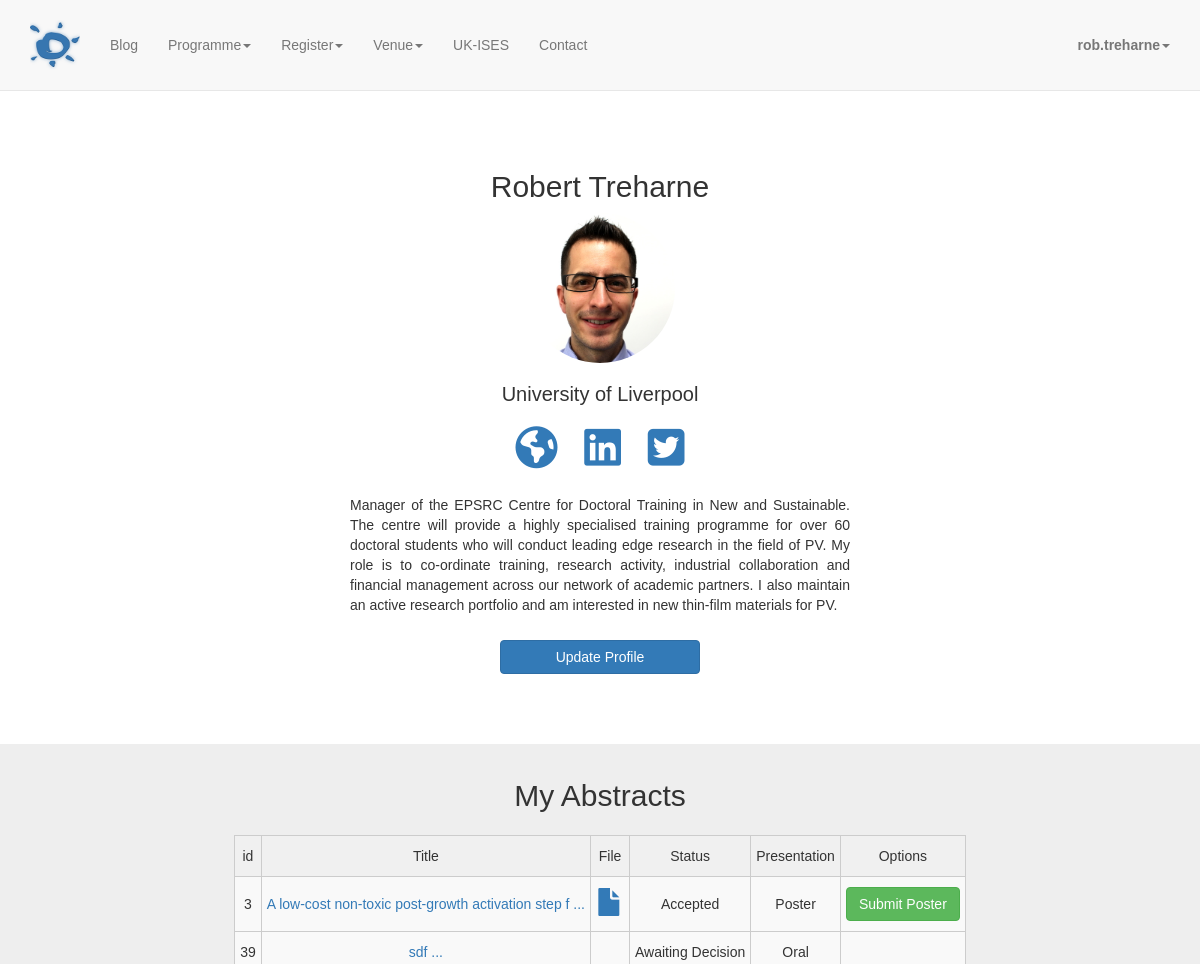
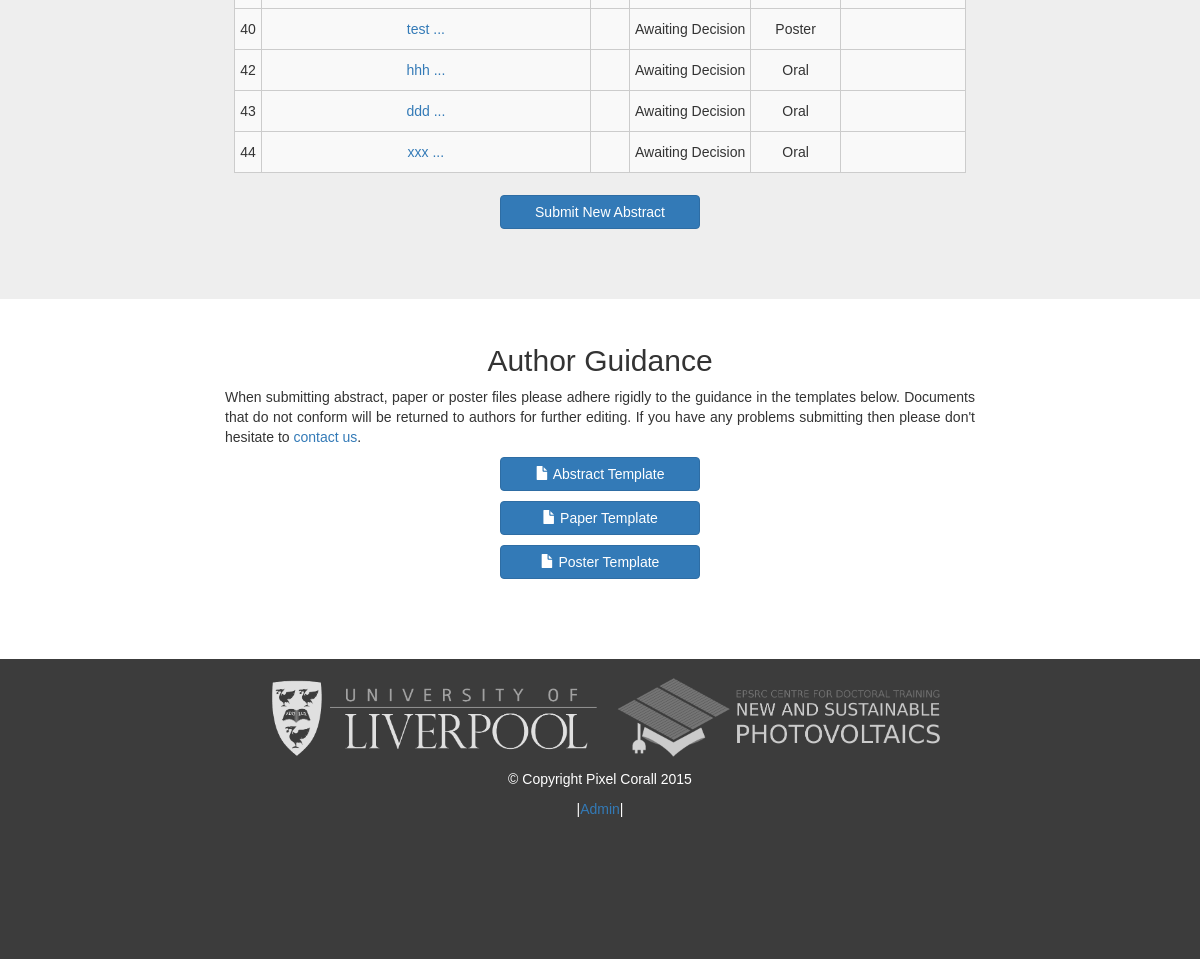
The page /authors/dashboard/ (signed in) on the database its author committed (2 pictures, top to bottom).
### authors/models.py (models this page shows, shortened)
class UserProfile(models.Model):
    user = models.OneToOneField(User)
    affiliation = models.CharField(max_length=128, blank = True)
    picture = ImageField(upload_to='user_images', default='static/img/avatar.png')
    url = models.URLField(blank=True)
    linkedin = models.URLField(blank=True)
    twitter = models.URLField(blank=True)
    bio = models.TextField(max_length=2000, blank=True)

class Abstract(models.Model):
    author = models.ForeignKey(UserProfile)
    title = models.CharField(max_length=1000)
    abstract = models.TextField(max_length=5000)
    upload = models.FileField(upload_to='abstract_uploads', blank=True)
    theme = models.ManyToManyField(Theme)
    unique_id = models.CharField(max_length=11,null=True, blank=True, unique=True)
    DELIVERY_CHOICE = (('Oral', 'Oral'), ('Poster', 'Poster'))
    delivery = models.CharField(max_length=6, choices=DELIVERY_CHOICE, default='Oral')
    STATUS = (('Awaiting Decision', 'Awaiting decision'), ('Accepted', 'Accept'), ('Rejected', 'Reject') )
    status = models.CharField(max_length=25, choices=STATUS, default='Awaiting Decision')
    date = models.DateTimeField(default=timezone.datetime.today())

### authors/views.py (the view)
@login_required
def dashboard(request):
    user = request.user
    profile = UserProfile.objects.get(user_id=user.id)
    abstracts = Abstract.objects.filter(author=profile)
    return render(request, 'dashboard.html', {'user':user, 'profile': profile, 'abstracts': abstracts})

### authors/templates/dashboard.html
{% extends 'base.html' %}
{% load thumbnail %}
{% block content %}
    <section id="register" class="dashboard-profile-section">
        <div class="container">
            <div class="row">
                <div class="col-lg-12">
					<h2>{{user.first_name}} {{user.last_name}}</h2>
					{% thumbnail profile.picture "150x150" crop="center" as im %}
					<img class="profile-pic-lg" src="{{im.url}}" name="{{user.first_name}} {{user.last_name}}">
					{% endthumbnail %}
					<h3>{{profile.affiliation}}</h3>
					<p>
						{% if profile.url %}
						<a href="{{profile.url}}" target="_blank"><i class="fa fa-globe fa-3x"></i></a>
						{% endif %}
						{% if profile.linkedin %}
						<a href="{{profile.linkedin}}" target="_blank"><i class="fa fa-linkedin-square fa-3x"></i></a>
						{% endif %}
						{% if profile.twitter %}
						<a href="{{profile.twitter}}" target="_blank"><i class="fa fa-twitter-square fa-3x"></i></a>
						{% endif %}
					</p>
					{% if profile.bio %}
					<p class="bio">{{profile.bio}}</p>
					{% endif %}
					<div class="col-lg-12 center">
						<a class="btn btn-primary page-scroll" href="{% url 'update_profile' %}">Update Profile</a>
					</div>
				</div>
			</div>
		</div>
	</section>
    <section id="abstracts" class="dashboard-abstract-section">
        <div class="container">
            <div class="row">
                <div class="col-lg-12">
					<h2>My Abstracts</h2>
					{% if abstracts %}
						<table class="tg">
						  <tr>
							<th class="tg-031e">id</th>
							<th class="tg-031e">Title</th>
							<th class="tg-031e">File</th>
							<th class="tg-031e">Status</th>
							<th class="tg-031e">Presentation</th>
							<th class="tg-031e">Options</th>
						  </tr>
						{% for abstract in abstracts %}
						  <tr>
							  <td class="tg-4eph">{{abstract.id}}</td>
							  <td class="tg-4eph"><a href="/programme/abstracts/{{abstract.id}}">{{abstract.title|slice:":50"}} ...</a></td>
							  <td class="tg-4eph">
								  {% if abstract.upload %}
								  <a href="/media/{{abstract.upload}}" target="_blank" >
									  <span class="glyphicon glyphicon-file"></span>
								  </a>
								  {% endif %}
							  </td>
							  <td class="tg-4eph">{{abstract.status}}</td>
							  <td class="tg-4eph">{{abstract.delivery}}</td>
							  <td class="tg-4eph">
								  {% if abstract.status == 'Accepted' %}
								      {% if abstract.delivery == 'Oral' %}
									  <a class="btn btn-success page-scroll" href="#">Submit Paper</a>
									  {% else %}
										  <a class="btn btn-success page-scroll" href="#">Submit Poster</a>
								      {% endif %}
								  {% endif %}
							  </td>
						  </tr>
						{% endfor %}
						</table>
					{% else %}
					    <p>No abstracts submitted<p>
				    {% endif %}
					<div class="col-lg-12 center">
						<a class="btn btn-primary page-scroll" href="{% url 'submit_abstract' %}">Submit New Abstract</a>
					</div>
                </div>
            </div>
		</div>
    </section>
    <section id="register" class="white-section">
        <div class="container">
            <div class="row center">
                <div class="col-lg-8 col-sm-offset-2">
					<h2 class="center">Author Guidance</h2>
					<p class="justify">When submitting abstract, paper or poster files please adhere rigidly to the guidance in the templates below. Documents that do not conform will be returned to authors for further editing. If you have any problems submitting then please don't hesitate to <a href="/contact/">contact us</a>.</p>
					<p>
					<a type="button" class="btn btn-primary" href="/media/forms/abstract_template.docx">
						<span class="glyphicon glyphicon-file"></span> Abstract Template</span>
					</a>
		            </p>
					<p>
					<a type="button" class="btn btn-primary" href="/media/forms/paper_template.docx">
						<span class="glyphicon glyphicon-file"></span> Paper Template</span>
					</a>
					<p>
					<a type="button" class="btn btn-primary" href="/media/forms/poster_template.pptx">
						<span class="glyphicon glyphicon-file"></span> Poster Template</span>
					</a>
					</p>
				</div>
			</div>
		</div>
	</section>
{% endblock %}

### templates/base.html (shortened to what this page needs)
<!DOCTYPE html>
{% load thumbnail %}
{% load static %}
<html lang="en">
<head>
    <link href="{% static 'css/bootstrap.min.css' %}" rel="stylesheet">
	<link rel="stylesheet" href="//maxcdn.bootstrapcdn.com/font-awesome/4.3.0/css/font-awesome.min.css">
    <link href="{% static  'css/scrolling-nav.css' %}" rel="stylesheet">
    <link href="{% static 'css/main.css' %}" rel="stylesheet" media="screen">
	<link href="{% static 'css/modern-business.css' %}" rel="stylesheet">
</head>
<body id="page-top" data-spy="scroll" data-target=".navbar-fixed-top">
    <nav class="navbar navbar-default navbar-fixed-top" role="navigation">
        <div class="container">
            <div class="navbar-header page-scroll">
                <a class="navbar-brand page-scroll" href="{% url 'home' %}">
                    <img class="brand-logo" src="/static/img/pvsat_brand.png">
                </a>
            </div>
            <div class="collapse navbar-collapse navbar-ex1-collapse">
                <ul class="nav navbar-nav">
                    <li>
                        <a class="page-scroll" href="{% url 'articles' %}">Blog</a>
                    </li>
                    <li class="dropdown">
                        <a href="#" class="dropdown-toggle" data-toggle="dropdown" role="button" aria-haspopup="true" aria-expanded="false">Programme<span class="caret"></span></a>
                    </li>
                    <li class="dropdown">
                        <a href="#" class="dropdown-toggle" data-toggle="dropdown" role="button" aria-haspopup="true" aria-expanded="false">Register<span class="caret"></span></a>
                    </li>
                    <li class="dropdown">
                        <a href="#" class="dropdown-toggle" data-toggle="dropdown" role="button" aria-haspopup="true" aria-expanded="false">Venue<span class="caret"></span></a>
                    </li>
                    <li>
					<a class="page-scroll" href="http://uk-ises.org">UK-ISES</a>
                    </li>
                    <li>
					<a class="page-scroll" href="{% url 'message'%}">Contact</a>
                    </li>
                </ul>
                <ul class="nav navbar-nav navbar-right">
		    {% if user.is_authenticated %}
			<li class="dropdown">
			    <a href="#" class="dropdown-toggle" data-toggle="dropdown" role="button" aria-haspopup="true" aria-expanded="false"><strong>{{user.username}}</strong><span class="caret"></span></a>
			</li>
		    {% endif %}
            </ul>
            </div>
        </div>
    </nav>
    {% block content %}
    {% endblock %}
    <section id="footer" class="footer-section">
        <div class="container">
            <div class="row">
                <div class="col-lg-12">
				    <img src="/static/img/liv.png" style="height: 100px; display: inline-text">
                    <img src="/static/img/cdtpv_logo_white.png" style="height: 100px; display: inline-text;">
                    <br />
					<p>&copy Copyright Pixel Corall 2015</p>
					<p>|<a href="/admin/" target="_blank">Admin</a>|</p>
                </div>
            </div>
        </div>
    </section>
</body>
</html>

### static/css/scrolling-nav.css (style rules this page uses)
body { width: 100%; height: 100%; }
html { width: 100%; height: 100%; }
@media (min-width:767px) { .navbar { padding: 20px 0; -webkit-transition: background .5s ease-in-out,padding .5s ease-in-out; -moz-transition: background .5s ease-in-out,padding .5s ease-in-out; transition: background .5s ease-in-out,padding .5s ease-in-out; } }

### static/css/main.css (style rules this page uses)
body { font-family: 'Roboto:300', sans-serif; }
.row { margin-bottom: 20px; }
.btn-primary { width: 200px; }
h3 { font-size: 20px; }
p.justify { text-align: justify; }
.white-section { background: #fff; padding-top: 25px; padding-bottom: 50px; }
.profile-pic-lg { width: 150px; border-radius: 150px; -webkit-border-radius: 150px; -moz-border-radius: 150px; }
.footer-section { background: #3C3C3C; min-height: 40%; text-align:center; color: white; padding-top: 10px; padding-bottom: 10px; }
ul { padding: 0; }
.center { text-align: center; }
.dashboard-profile-section { background: #fff; padding-top: 100px; padding-bottom: 50px; text-align: center; }
.dashboard-profile-section img { max-width: 150px; }
.dashboard-abstract-section { background: #eee; padding-top: 15px; text-align:center; padding-bottom: 50px; }
.dashboard-profile-section i.fa { margin: 1%; }
.dashboard-profile-section p.bio { max-width:500px; text-align:justify; margin: 2% auto; margin-top: 15px; margin-bottom: 25px; }
.tg { border-collapse:collapse;border-spacing:0;border-color:#ccc; }
.tg td { text-align:center;font-family:Arial, sans-serif;font-size:14px;padding:10px 5px;border-style:solid;border-width:1px;overflow:hidden;word-break:normal;border-color:#ccc;color:#333;background-color:#fff; }
.tg th { text-align:center;font-family:Arial, sans-serif;font-size:14px;font-weight:normal;padding:10px 5px;border-style:solid;border-width:1px;overflow:hidden;word-break:normal;border-color:#ccc;color:#333;background-color:#f0f0f0; }
.tg .tg-4eph { background-color:#f9f9f9 }
table { margin: 2% auto; }
table span.glyphicon-file { font-size: 2em; }
.navbar-brand { padding:0px 15px; }

### static/css/modern-business.css (style rules this page uses)
html, body { height: 100%; }
body { padding-top: 50px; }

### rows shown on the page
UserProfile: affiliation "University of Liverpool", bio "Manager of the EPSRC Centre for Doctoral Training in New and Sustainable. The centre will provide a highly specialised training programme for over 60 doctoral students who will conduct leading edge research in the field of PV. My role is to co-ordinate training, research activity, industrial collaboration and financial management across our network of academic partners. I also maintain an active research portfolio and am interested in new thin-film materials for PV."
Abstract: id "3", title "A low-cost non-toxic post-growth activation step f", status "Accepted", delivery "Poster", shows "Submit Poster"
Abstract: id "39", title "sdf", status "Awaiting Decision", delivery "Oral"
Abstract: id "40", title "test", status "Awaiting Decision", delivery "Poster"
Abstract: id "42", title "hhh", status "Awaiting Decision", delivery "Oral"
Abstract: id "43", title "ddd", status "Awaiting Decision", delivery "Oral"
Abstract: id "44", title "xxx", status "Awaiting Decision", delivery "Oral"

### other values the page prints
{{ user.username }} "rob.treharne"
{{ user.first_name }} "Robert"
{{ user.last_name }} "Treharne"
